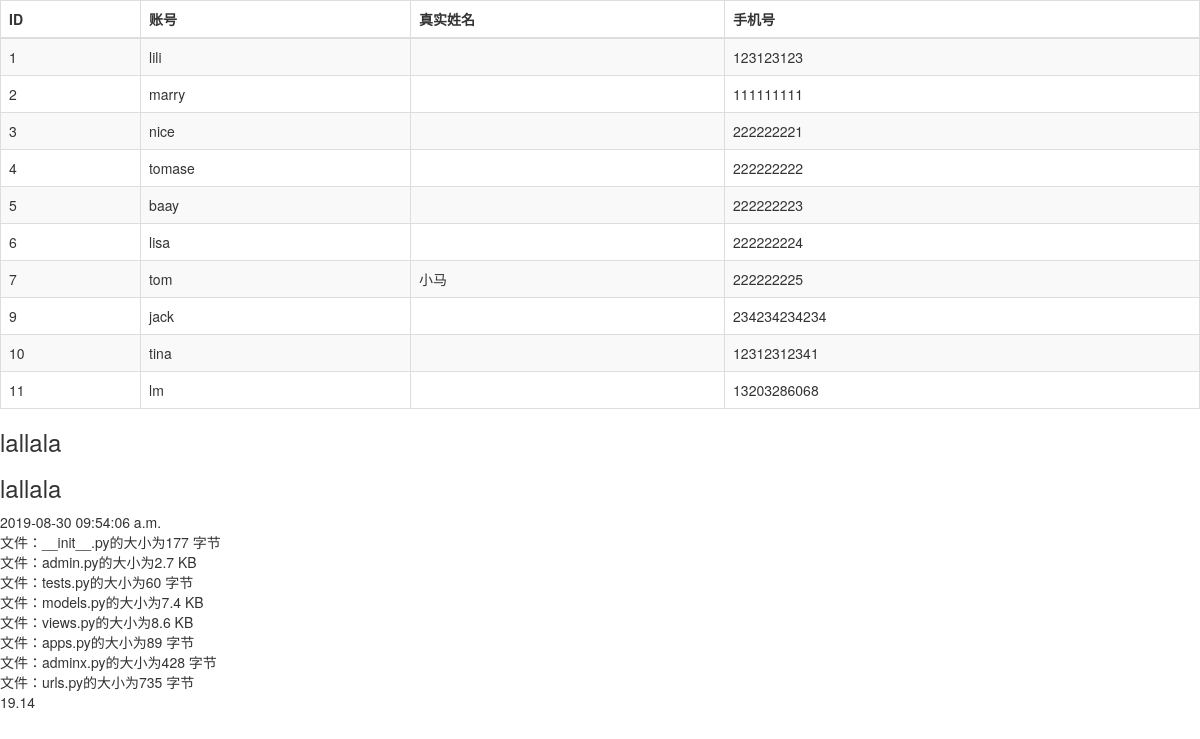
Screenshot of /user/store with the database file from the repository.
### mainapp/models.py (models this page shows, shortened)
class UserEntity(models.Model):
    name = models.CharField(max_length=20, verbose_name='账号')
    age = models.IntegerField(default=0, verbose_name='年龄')
    phone = models.CharField(max_length=11, verbose_name='手机号', blank=True, null=True,validators=[UserValidator.valid_phone])
    class Meta:
        db_table = 't_user'
        verbose_name = '客户管理'
        verbose_name_plural = verbose_name

class RealProfile(models.Model):
    user = models.OneToOneField(UserEntity,verbose_name='账号',on_delete=models.CASCADE)
    real_name = models.CharField(max_length=20,verbose_name="真实姓名")
    number = models.CharField(max_length=30,verbose_name="证件号")
    real_type= models.IntegerField(verbose_name="证件类型",choices=((0,"身份证"),
                                                                     (1,"护照"),
                                                                     (2,"驾驶证")))
    image1 = models.ImageField(verbose_name='正面照',upload_to='user/real')
    image2 = models.ImageField(verbose_name='反面照',upload_to='user/real')
    class Meta:
        db_table = "t_user_profile"
        verbose_name = verbose_name_plural = "实名认证表"

### mainapp/views.py (the view)
# urls.py: path('store',find_store),
def find_store(request):
    user = UserEntity.objects.all()
    msg = "最优秀的学员"
    info = '<h3>lallala</h3>'
    size = os.path.getsize('mainapp/models.py')
    file_dir = os.path.join(settings.BASE_DIR,'mainapp/')
    files = {path:os.stat(file_dir+path) for path in os.listdir(file_dir) if os.path.isfile( file_dir + path)}
    template = loader.get_template('store/list.html')
    html = template.render(context={
        'msg':msg,
        'users':user,
        'info':info,
        'time':datetime.now(),
        "file":files,
        "float":19.13549
    })
    return  HttpResponse(html,status=200)  #增加响应头？？？

### templates/store/list.html (shortened to what this page needs)
{% extends 'fruit/base.html' %}
{% block content %}
        <table class="table table-bordered table-striped table-hover">
            <thead>
                <th>ID</th>
                <th>账号</th>
                <th>真实姓名</th>
                <th>手机号</th>
            </thead>
                <tbody >
                {% for user in users %}
                    <tr class="{% cycle "even" "" %}" >
                        <td>{{ user.id }}</td>
                        <td>{{ user.name }}</td>
                        <td>{{ user.realprofile.real_name }}</td>
                        <td>{{ user.phone }}</td>
                     </tr>
                {% endfor %}
                </tbody>
        </table>
        {{ info | safe }}
        {% autoescape off %}
            {{ info }}
        {% endautoescape %}
    {{ time|date:'Y-m-d H:i:s a'}}
    <br>
    {% for path, f_stat in file.items %}文件：{{ path }}的大小为{{ f_stat.st_size |filesizeformat }}<br>{% endfor %}
    {{ float | floatformat:2 }}
{% endblock %}

### rows the page displays
UserEntity: id "1", name "lili", phone "123123123"
UserEntity: id "2", name "marry", phone "111111111"
UserEntity: id "3", name "nice", phone "222222221"
UserEntity: id "4", name "tomase", phone "222222222"
UserEntity: id "5", name "baay", phone "222222223"
UserEntity: id "6", name "lisa", phone "222222224"
UserEntity: id "7", name "tom", realprofile.real_name "小马", phone "222222225"
UserEntity: id "9", name "jack", phone "234234234234"
UserEntity: id "10", name "tina", phone "12312312341"
UserEntity: id "11", name "lm", phone "13203286068"

### other values shown
{{ info | safe }} "lallala"
{{ info }} "lallala"
{{ path }} "__init__.py" "admin.py" "tests.py" "models.py" "views.py" "apps.py" "adminx.py" "urls.py"
{{ f_stat.st_size |filesizeformat }} "177 字节" "2.7 KB" "60 字节" "7.4 KB" "8.6 KB" "89 字节" "428 字节" "735 字节"
{{ float | floatformat:2 }} "19.14"
